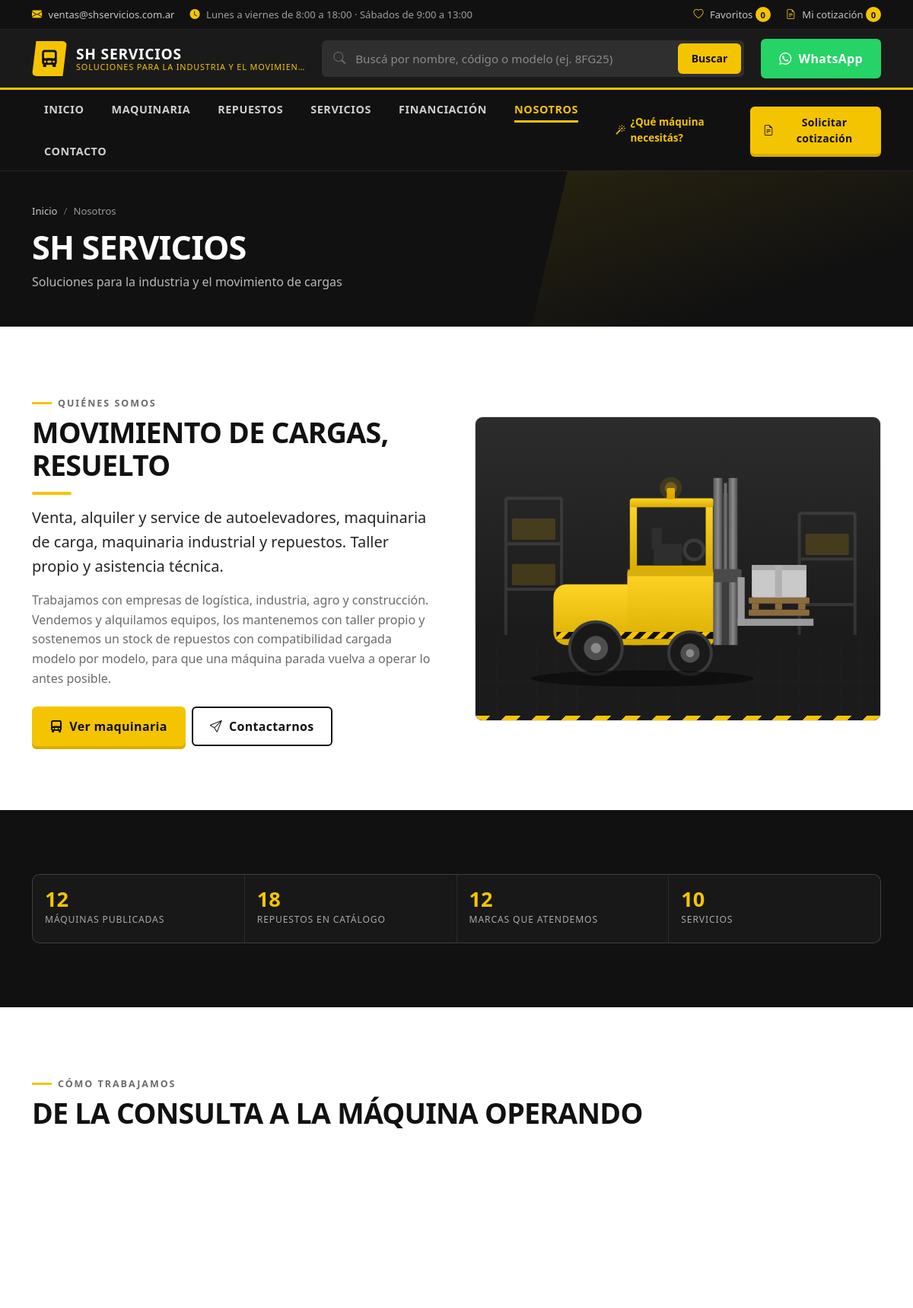
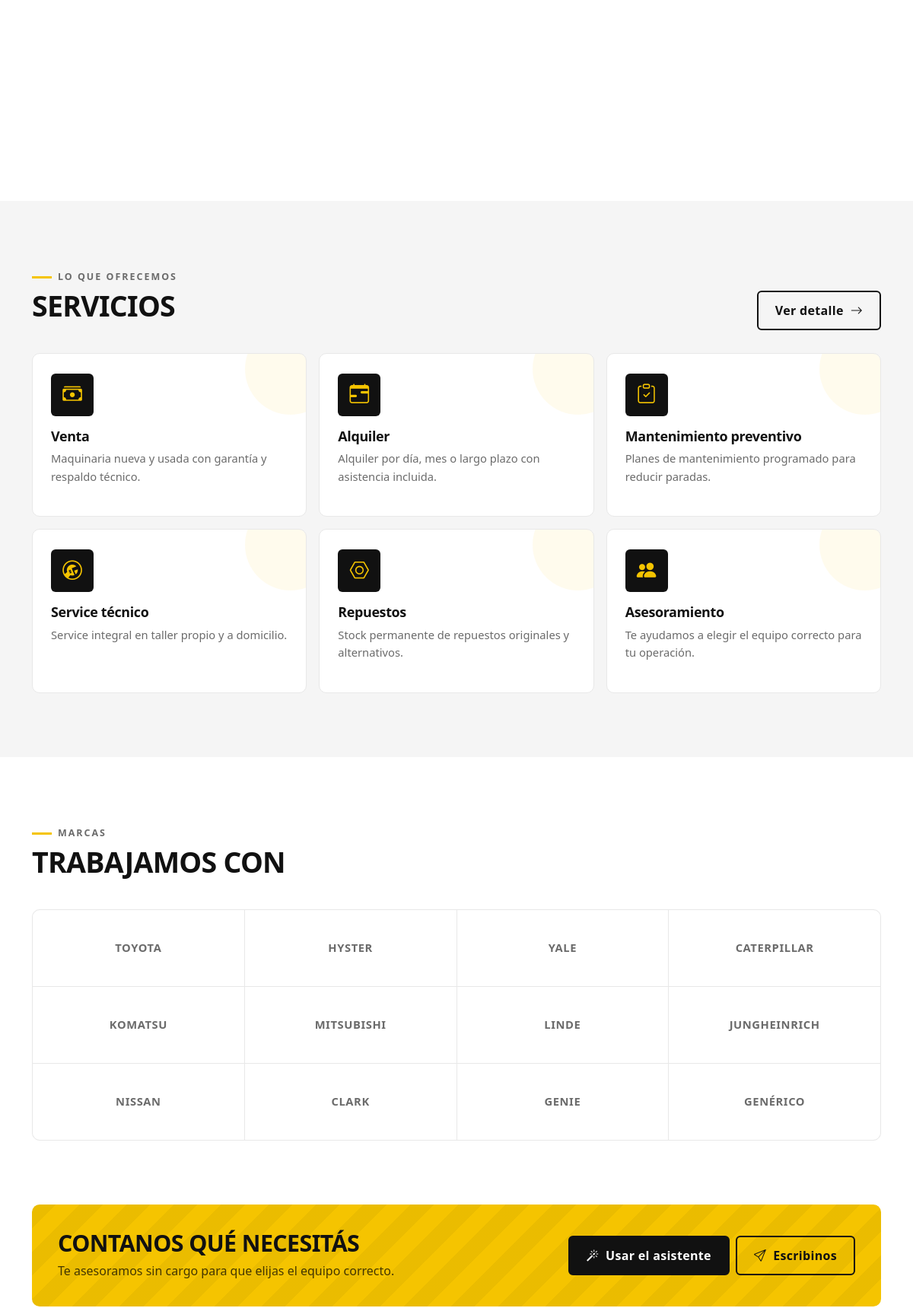
The page /nosotros (upper part) on the database its author committed (2 pictures, top to bottom).
### tables this page shows
CREATE TABLE `services` (
  `id`                INT UNSIGNED NOT NULL AUTO_INCREMENT,
  `title`             VARCHAR(160) NOT NULL,
  `slug`              VARCHAR(180) NOT NULL,
  `icon`              VARCHAR(60)  DEFAULT NULL,
  `image`             VARCHAR(255) DEFAULT NULL,
  `short_description` VARCHAR(300) DEFAULT NULL,
  `description`       MEDIUMTEXT   DEFAULT NULL,
  `bullets`           TEXT         DEFAULT NULL COMMENT 'JSON array de características',
  `featured`          TINYINT(1)   NOT NULL DEFAULT 0,
  `sort_order`        SMALLINT     NOT NULL DEFAULT 0,
  `active`            TINYINT(1)   NOT NULL DEFAULT 1,
  `created_at`        DATETIME     NOT NULL DEFAULT CURRENT_TIMESTAMP,
  `updated_at`        DATETIME     NOT NULL DEFAULT CURRENT_TIMESTAMP ON UPDATE CURRENT_TIMESTAMP,
  PRIMARY KEY (`id`),
  UNIQUE KEY `uq_services_slug` (`slug`)
);

CREATE TABLE `brands` (
  `id`          INT UNSIGNED NOT NULL AUTO_INCREMENT,
  `name`        VARCHAR(120) NOT NULL,
  `slug`        VARCHAR(140) NOT NULL,
  `logo`        VARCHAR(255) DEFAULT NULL,
  `description` TEXT         DEFAULT NULL,
  `website`     VARCHAR(255) DEFAULT NULL,
  `country`     VARCHAR(80)  DEFAULT NULL,
  `featured`    TINYINT(1)   NOT NULL DEFAULT 0,
  `sort_order`  SMALLINT     NOT NULL DEFAULT 0,
  `active`      TINYINT(1)   NOT NULL DEFAULT 1,
  `created_at`  DATETIME     NOT NULL DEFAULT CURRENT_TIMESTAMP,
  `updated_at`  DATETIME     NOT NULL DEFAULT CURRENT_TIMESTAMP ON UPDATE CURRENT_TIMESTAMP,
  PRIMARY KEY (`id`),
  UNIQUE KEY `uq_brands_slug` (`slug`),
  KEY `ix_brands_active` (`active`)
);

### app/views/pages/about.php (the view, shortened to what the rows shown need)
<section class="page-hero">
    <div class="container page-hero__inner">
        <nav class="breadcrumbs"><a href="<?= url() ?>">Inicio</a><span>Nosotros</span></nav>
        <h1><?= e(setting('company_name', 'Nosotros')) ?></h1>
        <p><?= e(setting('company_slogan', '')) ?></p>
    </div>
</section>
<section class="section">
    <div class="container">
        <div class="row g-5 align-items-center">
            <div class="col-lg-6">
                <span class="eyebrow">Quiénes somos</span>
                <h2 class="section-title">Movimiento de cargas, resuelto</h2>
                <div class="divider-accent"></div>
                <p class="lead"><?= nl2br(e(setting('company_description', ''))) ?></p>
                <p class="text-muted-2">
                    Trabajamos con empresas de logística, industria, agro y construcción. Vendemos y alquilamos
                    equipos, los mantenemos con taller propio y sostenemos un stock de repuestos con compatibilidad
                    cargada modelo por modelo, para que una máquina parada vuelva a operar lo antes posible.
                </p>
                <div class="d-flex flex-wrap gap-2 mt-4">
                    <a href="<?= url('maquinaria') ?>" class="btn btn-accent"><i class="bi bi-truck-front-fill"></i> Ver maquinaria</a>
                    <a href="<?= url('contacto') ?>" class="btn btn-outline-accent"><i class="bi bi-send"></i> Contactarnos</a>
                </div>
            </div>
            <div class="col-lg-6">
                <div class="hero__visual-frame" style="background:linear-gradient(160deg,#F3F3F3,#E2E2E2);border-color:#DDD">
                    <img src="<?= asset('img/hero-forklift.svg') ?>" alt="Equipos de movimiento de cargas">
                </div>
            </div>
        </div>
    </div>
</section>
<section class="section section--dark">
    <div class="container">
        <div class="hero__stats" style="grid-template-columns:repeat(auto-fit,minmax(160px,1fr))">
            <div class="hero-stat">
                <strong><?= number_es($counts['maquinas'] ?? 0) ?></strong>
                <span>Máquinas publicadas</span>
            </div>
            <div class="hero-stat">
                <strong><?= number_es($counts['repuestos'] ?? 0) ?></strong>
                <span>Repuestos en catálogo</span>
            </div>
            <div class="hero-stat">
                <strong><?= number_es($counts['marcas'] ?? 0) ?></strong>
                <span>Marcas que atendemos</span>
            </div>
            <div class="hero-stat">
                <strong><?= number_es($counts['servicios'] ?? 0) ?></strong>
                <span>Servicios</span>
            </div>
        </div>
    </div>
</section>
<section class="section">
    <div class="container">
        <div class="section-head">
            <div>
                <span class="eyebrow">Cómo trabajamos</span>
                <h2 class="section-title">De la consulta a la máquina operando</h2>
            </div>
        </div>
        <div class="row g-3">
            <?php foreach ([
                ['01', 'Entendemos tu operación', 'Cargas, alturas, pasillos, turnos y tipo de piso. Sin eso no se recomienda un equipo.'],
                ['02', 'Proponemos opciones', 'Te mostramos alternativas reales del catálogo, con precio y financiación.'],
                ['03', 'Preparamos el equipo', 'Revisión completa antes de la entrega: motor, hidráulica, frenos y mástil.'],
                ['04', 'Entregamos y capacitamos', 'Puesta en marcha en tu planta y capacitación de los operadores.'],
                ['05', 'Mantenemos', 'Plan de mantenimiento preventivo con repuestos en stock.'],
                ['06', 'Respondemos', 'Service en taller o a domicilio cuando algo falla.'],
            ] as [$number, $title, $text]): ?>
                <div class="col-md-6 col-lg-4">
                </div>
            <?php endforeach; ?>
        </div>
    </div>
</section>
<section class="section section--gray">
    <div class="container">
        <div class="section-head">
            <div>
                <span class="eyebrow">Lo que ofrecemos</span>
                <h2 class="section-title">Servicios</h2>
            </div>
            <a href="<?= url('servicios') ?>" class="btn btn-outline-accent">Ver detalle <i class="bi bi-arrow-right"></i></a>
        </div>
        <div class="row g-3">
            <?php foreach (array_slice($services, 0, 6) as $service): ?>
                <div class="col-md-6 col-lg-4">
                    <article class="service-card h-100">
                        <span class="service-card__icon"><i class="bi <?= e($service['icon'] ?: 'bi-tools') ?>"></i></span>
                        <h3><?= e($service['title']) ?></h3>
                        <p><?= e($service['short_description']) ?></p>
                    </article>
                </div>
            <?php endforeach; ?>
        </div>
    </div>
</section>
<?php if (!empty($brands)): ?>
<section class="section">
    <div class="container">
        <div class="section-head">
            <div>
                <span class="eyebrow">Marcas</span>
                <h2 class="section-title">Trabajamos con</h2>
            </div>
        </div>
        <div class="brand-strip">
            <?php foreach ($brands as $brand): ?>
                <span class="brand-cell">
                    <?php if (!empty($brand['logo'])): ?>
                        <img src="<?= e(upload_url($brand['logo'])) ?>" alt="<?= e($brand['name']) ?>" loading="lazy">
                    <?php else: ?>
                        <span><?= e($brand['name']) ?></span>
                    <?php endif; ?>
                </span>
            <?php endforeach; ?>
        </div>
    </div>
</section>
<?php endif; ?>
<section class="pb-5">
    <div class="container">
        <div class="cta-band">
            <div>
                <h2>Contanos qué necesitás</h2>
                <p>Te asesoramos sin cargo para que elijas el equipo correcto.</p>
            </div>
            <div class="d-flex flex-wrap gap-2">
                <a href="<?= url('recomendador') ?>" class="btn btn-dark-2"><i class="bi bi-magic"></i> Usar el asistente</a>
                <a href="<?= url('contacto') ?>" class="btn btn-outline-accent"><i class="bi bi-send"></i> Escribinos</a>
            </div>
        </div>
    </div>
</section>

### core/Router.php (shortened to what the rows shown need)
<?php
final class Router
{
    private array $routes = [
        'GET' => [], 'POST' => [], 'PUT' => [], 'PATCH' => [], 'DELETE' => [],
    ];
    private array $groupMiddleware = [];
    private string $groupPrefix = '';
    public function group(string $prefix, callable $callback, array $middleware = []): void
    {
        $previousPrefix     = $this->groupPrefix;
        $previousMiddleware = $this->groupMiddleware;
        $this->groupPrefix     = rtrim($previousPrefix . '/' . trim($prefix, '/'), '/');
        $this->groupMiddleware = array_merge($previousMiddleware, $middleware);
        $this->groupPrefix     = $previousPrefix;
        $this->groupMiddleware = $previousMiddleware;
    }
    private function add(string $method, string $uri, mixed $action, array $middleware): self
    {
        $uri = $this->groupPrefix . '/' . trim($uri, '/');
        $uri = '/' . trim($uri, '/');
        $uri = $uri === '//' ? '/' : $uri;
        $params = [];
        $regex  = preg_replace_callback(
            '/\{([a-zA-Z_][a-zA-Z0-9_]*)(:([^}]+))?\}/',
            static function (array $m) use (&$params): string {
                $params[] = $m[1];
                $rule     = $m[3] ?? '[^/]+';
                return '(' . $rule . ')';
            },
            $uri
        );
        $this->routes[$method][] = [
            'pattern'    => $uri,
            'regex'      => '#^' . $regex . '$#u',
            'params'     => $params,
            'action'     => $action,
            'middleware' => array_merge($this->groupMiddleware, $middleware),
            'name'       => null,
        ];
        return $this;
    }
    public function dispatch(string $method, string $uri): void
    {
        $method = strtoupper($method);
        foreach ($this->routes[$method] as $route) {
            if (!preg_match($route['regex'], $uri, $matches)) {
                continue;
            }
            array_shift($matches);
            $params = [];
            $this->runAction($route['action'], $params);
            return;
        }
    }
    private function runAction(mixed $action, array $params): void
    {
        [$controller, $methodName] = explode('@', $action, 2);
        $instance = new $class();
        $instance->{$methodName}(...array_values($params));
    }
}

### rows shown on the page
services: title "Venta", short_description "Maquinaria nueva y usada con garantía y respaldo técnico."
services: title "Alquiler", short_description "Alquiler por día, mes o largo plazo con asistencia incluida."
services: title "Mantenimiento preventivo", short_description "Planes de mantenimiento programado para reducir paradas."
services: title "Service técnico", short_description "Service integral en taller propio y a domicilio."
services: title "Repuestos", short_description "Stock permanente de repuestos originales y alternativos."
services: title "Asesoramiento", short_description "Te ayudamos a elegir el equipo correcto para tu operación."
brands: name "TOYOTA"
brands: name "HYSTER"
brands: name "YALE"
brands: name "CATERPILLAR"
brands: name "KOMATSU"
brands: name "MITSUBISHI"
brands: name "LINDE"
brands: name "JUNGHEINRICH"
brands: name "NISSAN"
brands: name "CLARK"
brands: name "GENIE"
brands: name "GENÉRICO"

### other values the page prints
number_es($counts['maquinas'] ?? 0) "12"
number_es($counts['repuestos'] ?? 0) "18"
number_es($counts['marcas'] ?? 0) "12"
number_es($counts['servicios'] ?? 0) "10"
